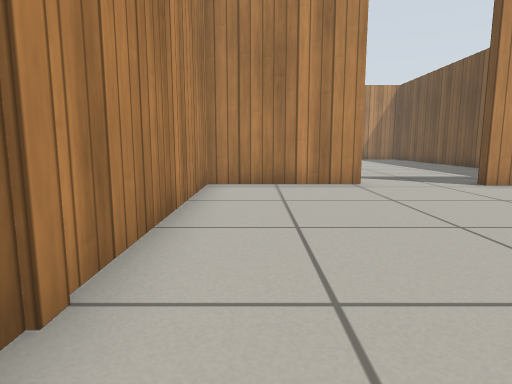
View 1 (above)

20 first-person views from a walk through a world built for the Gazebo simulator. The camera is 0.5 m above the floor, tilts 8° down and sees 75° across. The floor is counted in squares, 0.5 m on a side. Each view is taken from the middle of a square. On the plan, view 1 faces up. The plan holds only what a view shows up to about 12 squares ahead; the rest is blank. Gazebo's built-in surfaces are drawn with simple patterns.

View 2
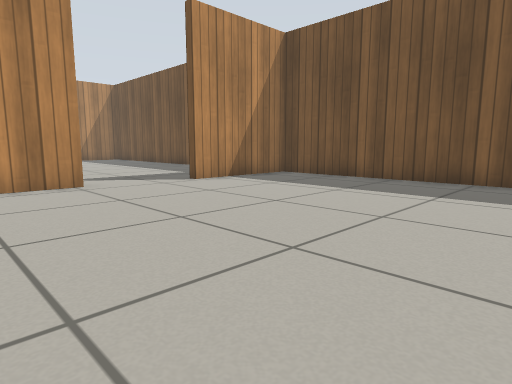

View 3
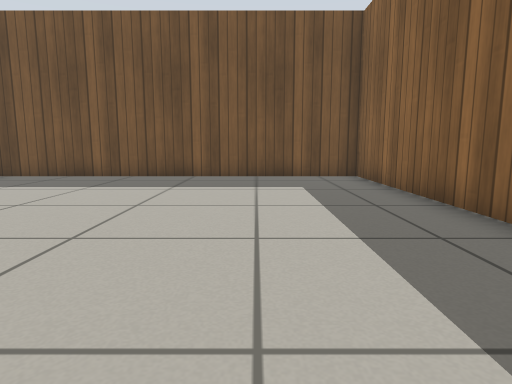

View 4
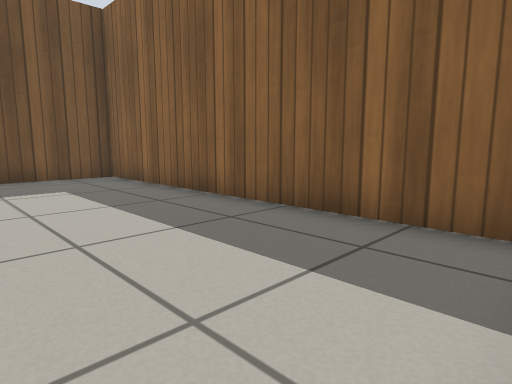

View 5
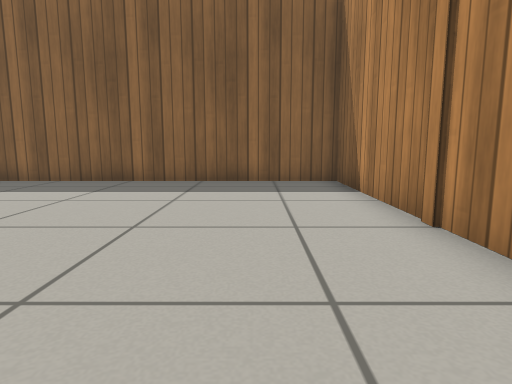

View 6
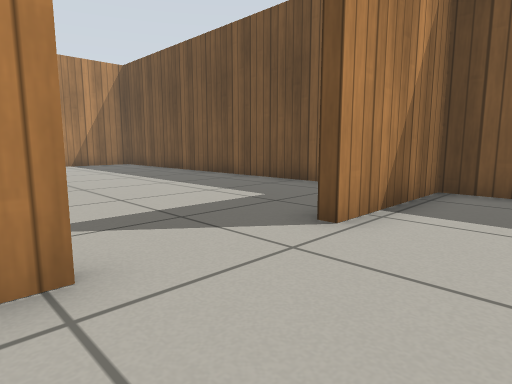

View 7
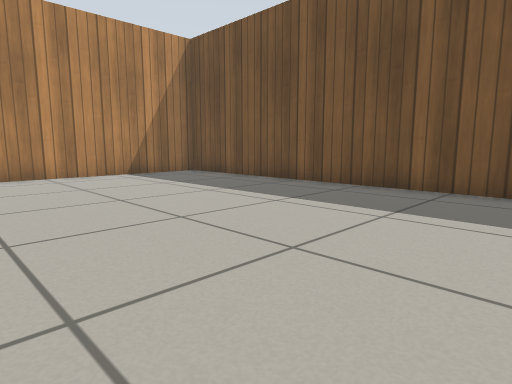

View 8
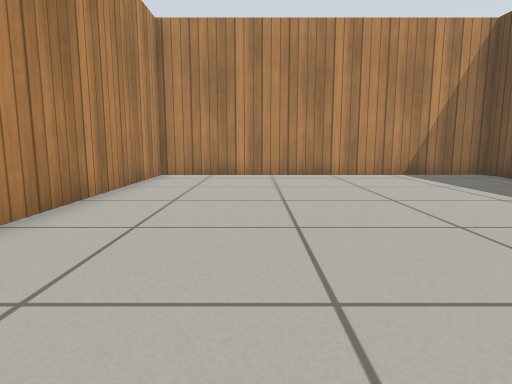

View 9
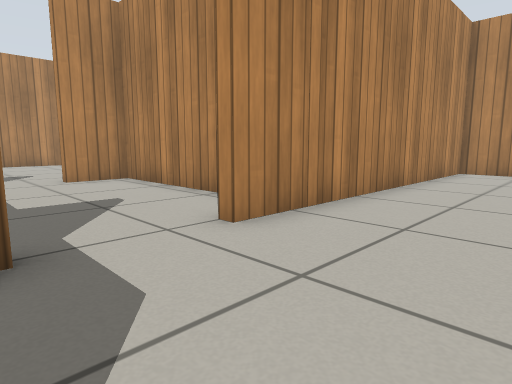

View 10
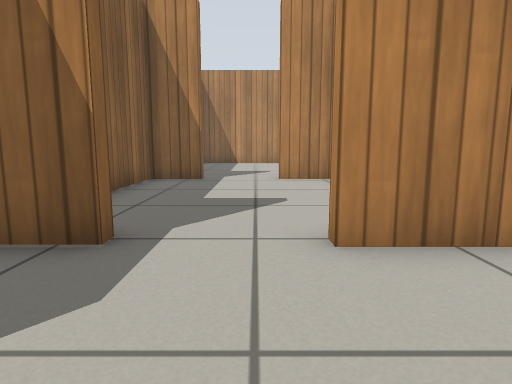

View 11
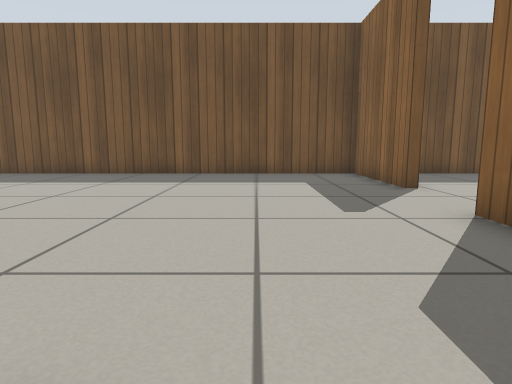

View 12
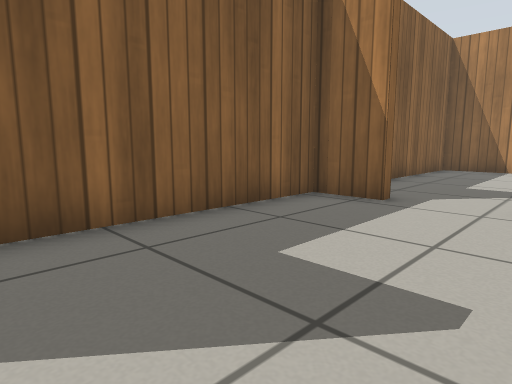

View 13
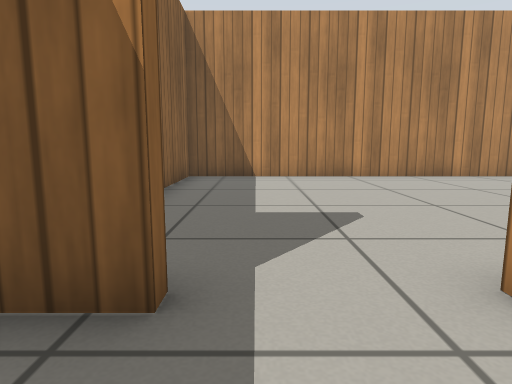

View 14
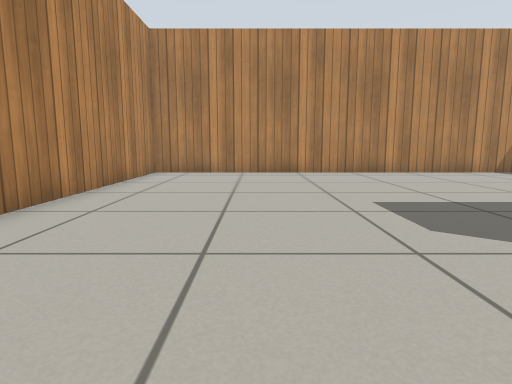

View 15
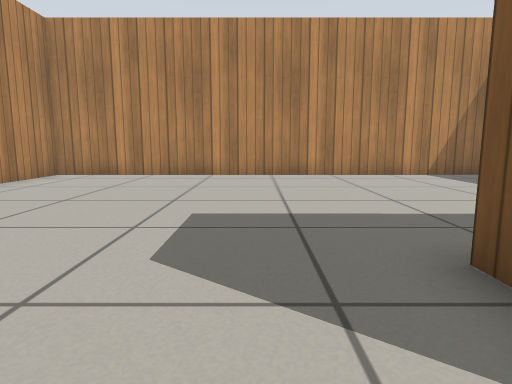

View 16
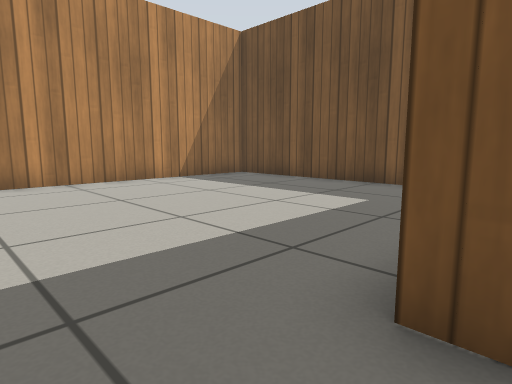

View 17
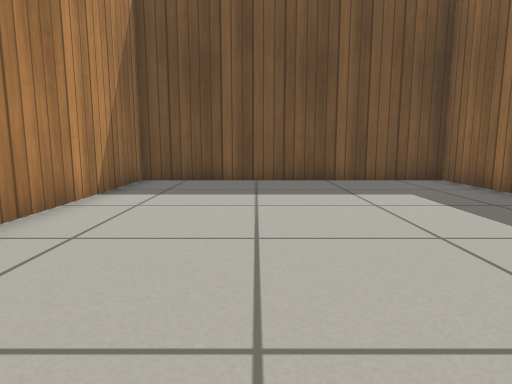

View 18
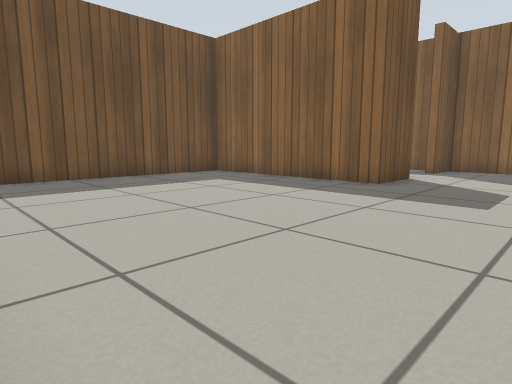

View 19
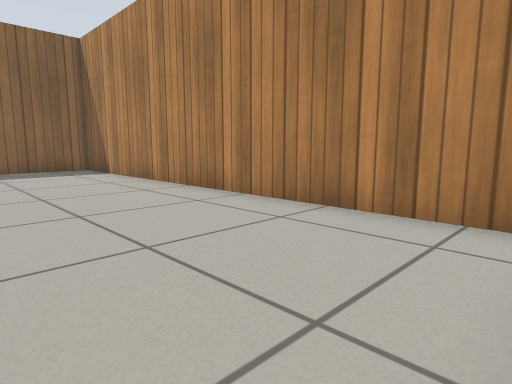

View 20
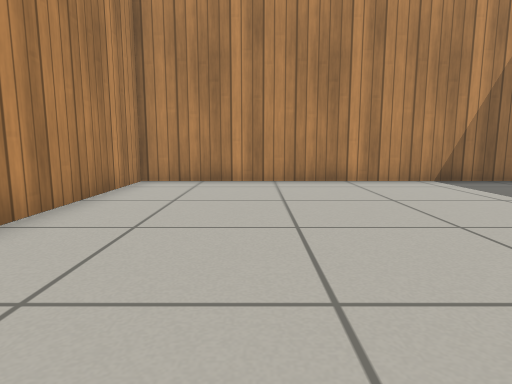

### Floor plan
Ten units are one square. View 1 is at (0, 0); x grows to the right and y downward. Boxes are objects, and circles mark ways between rooms. Rooms are numbered by the first view taken in them; rooms with no view inside come last. Other rooms are left out.
<svg viewBox="-172 -238 274 276">
<path fill="none" stroke="#000" d="M28 -86 -12 -86 -12 33 97 33 97 -82 57 -82M20 -89 28 -89M-12 -105 -12 -94M57 -82 57 -85 97 -85 97 -233 -12 -233 -12 -127M-34 -144 -79 -144 -79 -126M-79 -105 -79 -89 -25 -89M-82 -126 -82 -147 -15 -147 -15 -233 -167 -233 -167 -89 -118 -89M-101 -89 -85 -89M-82 -91 -82 -105"/>
<circle cx="40" cy="-87" r="3" fill="#2a7"/>
<circle cx="-5" cy="-115" r="3" fill="#2a7"/>
<circle cx="-80" cy="-115" r="3" fill="#2a7"/>
<text x="40" y="-20">1</text>
<text x="40" y="-160">2</text>
<text x="-40" y="-120">3</text>
<text x="-100" y="-170">4</text>
</svg>
Room 1 opens to room 2. Room 2 opens to room 3. Room 3 opens to room 4.

Where each view was taken, in squares from view 1:
view 1: 0 up, 0 right, facing up
view 2: 0 up, 0 right, facing up-right
view 3: 0 up, 1 left, facing right
view 4: 1 up, 1 left, facing down-right
view 5: 6 up, 1 right, facing down
view 6: 6 up, 2 right, facing up-right
view 7: 12 up, 2 right, facing up-right
view 8: 12 up, 2 right, facing up
view 9: 10 up, 2 right, facing up-left
view 10: 12 up, 2 right, facing left
view 11: 12 up, 2 left, facing right
view 12: 13 up, 2 left, facing down-left
view 13: 11 up, 6 left, facing left
view 14: 11 up, 13 left, facing up
view 15: 12 up, 10 left, facing up
view 16: 14 up, 10 left, facing up-right
view 17: 20 up, 11 left, facing right
view 18: 23 up, 12 left, facing down-right
view 19: 23 up, 12 left, facing down-left
view 20: 14 up, 2 right, facing up
